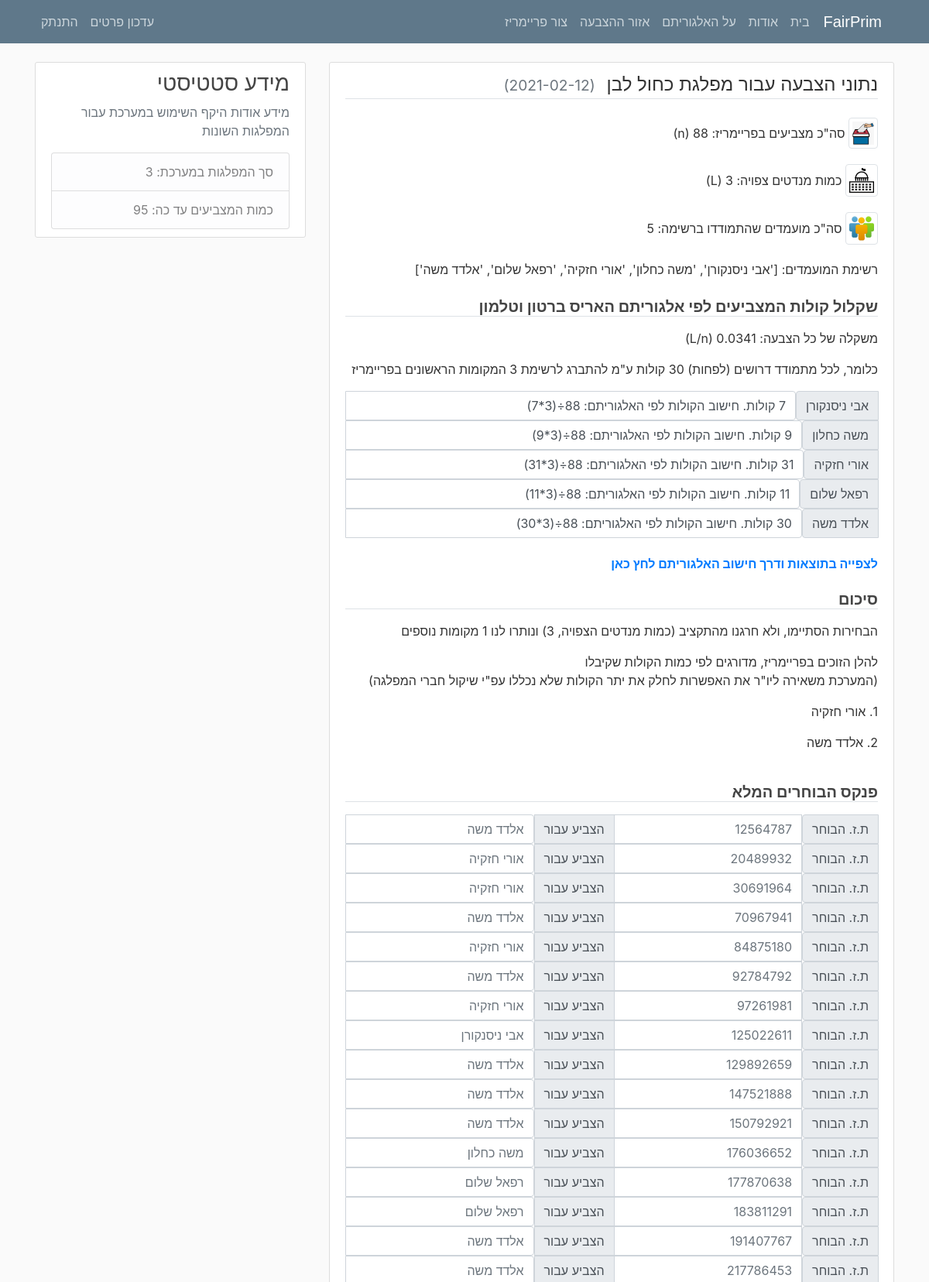
The app's page /voting (signed in, upper part) with its own data.
### FairPrim/models.py (models this page shows, shortened)
class Post(db.Model):
    id = db.Column(db.Integer, primary_key=True)
    title = db.Column(db.String(100), nullable=False)
    date_posted = db.Column(db.DateTime, nullable=False)
    content = db.Column(db.Text, nullable=False)
    members = db.Column(db.Text, nullable=False)
    user_id = db.Column(db.Integer, db.ForeignKey('user.id'), nullable=False)
    polls_predict = db.Column(db.Integer, nullable=True)
    voted_allow = db.Column(db.Integer, nullable=False, default=1)

class User(db.Model, UserMixin):
    id = db.Column(db.Integer, primary_key=True)
    username = db.Column(db.String(20), unique=True, nullable=False)
    party = db.Column(db.String(20), nullable=False)
    email = db.Column(db.String(100), unique=True, nullable=False)
    image_file = db.Column(db.String(20), nullable=False, default='default.png')
    party_image_file = db.Column(db.String(20), nullable=False, default='default.png')
    password = db.Column(db.String(60), nullable=False)
    post = db.relationship('Post', backref='author', lazy=True)

class Election(db.Model):
    id = db.Column(db.Integer, unique=True, primary_key=True)
    party = db.Column(db.String(20), nullable=False)
    member_voted = db.Column(db.String(8), nullable=False)
    user_id = db.Column(db.Integer, db.ForeignKey('user.id'), nullable=False)

### FairPrim/routes.py (the view)
@app.route('/voting', methods=['GET', 'POST'])
@login_required
def voting():
    open("FairPrim/static/party.txt", 'w').close()
    open("FairPrim/static/party_o.txt", 'w').close()
    posts = Post.query.filter_by(author=current_user).count()
    info = update_values()
    if posts > 0:
        posts = Post.query.filter_by(author=current_user)
        election = Election.query.filter_by(party=current_user.party)
        arr_info = get_info(posts.first(), election.all())
        if election.count() > 0:
            arr_info.insert(8, to_rem(arr_info, current_user.party, current_user.username))
            arr_info.insert(9, len(arr_info[8]))
            arr_info.insert(10, get_candidate_by_char(arr_info))
            edit_txt(arr_info)
        else:
            flash(' אין מידע להצגה, טרם התקבלו הצבעות בפריימריז', 'danger')
            return redirect(url_for('home'))
        return render_template('voting.html', author=current_user, info=arr_info, election=election, posts=posts,
                               total_info=info, avg=round(arr_info[5] / arr_info[3], 4),
                               max=math.ceil(1 / (arr_info[5] / arr_info[3])))
    else:
        flash('לא יצרת עדיין פריימריז', 'danger')
        return redirect(url_for('home'))

### FairPrim/models.py (called while the page is built)
@login_manager.user_loader
def load_user(user_id):
    return User.query.get(int(user_id))

### FairPrim/routes.py (called while the page is built)
def update_values():
    posts_count = Post.query.count()
    election_count = Election.query.count()
    return [posts_count, election_count]

def calculate_algo(post: Post):
    map_project_to_cost = {}
    for index_1, candidate in enumerate(post.members.split(', ')):
        for index_2, c in enumerate(ascii_lowercase):
            if index_1 == index_2:
                map_project_to_cost[c] = 1
    return map_project_to_cost

def to_rem(arr_info, party, username) -> list:
    return segal.run(arr_info[6], arr_info[7], arr_info[5],party, username)

def get_candidate_by_char(info):
    results = []
    for index, candidate in enumerate(info[6]):
        for winner in info[8]:
            if candidate == winner:
                results.append(info[1][index])
    return results

def get_candidate_value(candidate_dic: dict, candidate) -> str:
    return str(list(candidate_dic)[candidate])

def edit_txt(info):
    fin = open("FairPrim/static/party.txt", "rt")
    fout = open("FairPrim/static/party_o.txt", "wt")
    for line in fin:
        newline = line
        for index_1, c in enumerate(ascii_lowercase):
            if index_1 < len(info[1]):
                if line.__contains__(c):
                    newline = newline.replace(c, info[1][index_1]+" - ")
        fout.write(newline)
    fin.close()
    fout.close()

### FairPrim/segal.py (called while the page is built)
def powerset(iterable: list):
    "powerset([1,2,3]) --> () (1,) (2,) (3,) (1,2) (1,3) (2,3) (1,2,3)"
    s = list(iterable)
    return set(chain.from_iterable(combinations(s, r) for r in range(len(s) + 1)))

def run(map_project_to_cost, votes, limit, party, username):
    logger.setLevel(logging.INFO)
    return proportional_budgeting(map_project_to_cost, votes, limit, party, username)

### FairPrim/templates/voting.html
{% extends "layout.html" %}
{% block content %}
{% for post in posts %}
<div class="content-section">
    <fieldset class="form-group">
        <legend class="border-bottom mb-4">
            נתוני הצבעה עבור מפלגת {{post.author.party}}
            <small class="text-muted mr-2">({{ post.date_posted.strftime('%Y-%m-%d') }})</small>
        </legend>
        <div class="form-group">
            <p><img class="img-thumbnail mb-1"
                    src="{{url_for('static', filename='profile_pics/voters.png')}}"> סה"כ מצביעים בפריימריז: {{info[3]}} (n)</p>
            {% if post.polls_predict|int > 0 %}
            <p><img class="img-thumbnail mb-1"
                    src="{{url_for('static', filename='profile_pics/mandat.png')}}"> כמות מנדטים צפויה: {{post.polls_predict|int}} (L)</p>
            {% else %}
            <p><img class="img-thumbnail mb-1"
                    src="{{url_for('static', filename='profile_pics/mandat.png')}}"> אין מידע עבור כמות המנדטים הצפויה למפלגה. לכן התקציב (L) הוא כמספר המועמדים בפריימריז</p>
            {% endif %}
            <p><img class="img-thumbnail mb-1"
                    src="{{url_for('static', filename='profile_pics/users.png')}}"> סה"כ מועמדים שהתמודדו ברשימה: {{info[0]}}</p>
            <p>רשימת המועמדים: {{info[1]}} </p>
        </div>
        <fieldset class="form-group">
            <h5><b><p class="border-bottom mt-2"> שקלול קולות המצביעים לפי אלגוריתם האריס ברטון וטלמון</p></b></h5>
            <p>משקלה של כל הצבעה: {{avg}} (L/n)</p>
            <p>כלומר, לכל מתמודד דרושים (לפחות) {{max}} קולות ע"מ להתברג לרשימת {{info[5]}} המקומות הראשונים בפריימריז</p>
            {% for vote in info[2] %}
            <div class="input-group">
                <div class="input-group-prepend">
                    <span class="input-group-text" id="candidate">{{info[1][loop.index0]}}</span>
                </div>
                <span class="form-control"> {{vote}} קולות. חישוב הקולות לפי האלגוריתם: {{info[3]}}&divide;({{info[5]}}*{{vote}}) </span>
            </div>
            {% endfor %}
            <br>
            <h6><b><a class="mt-2" href="{{url_for('static', filename='party_o.txt')}}">לצפייה בתוצאות ודרך חישוב האלגוריתם לחץ כאן</a></b></h6>
            <h5><b><p class="border-bottom mt-4">סיכום</p></b></h5>
            <p>הבחירות הסתיימו, ולא חרגנו מהתקציב (כמות מנדטים הצפויה, {{info[5]}}) ונותרו לנו {{(info[5]-info[9])}} מקומות נוספים</p>
            <p>להלן הזוכים בפריימריז, מדורגים לפי כמות הקולות שקיבלו<br>
             (המערכת משאירה ליו"ר את האפשרות לחלק את יתר הקולות שלא נכללו עפ"י שיקול חברי המפלגה)</p>
            {% for winner in info[10] %}
            <p>{{loop.index}}. {{winner}}</p>
            {% endfor %}
        </fieldset>
        <h5><b><p class="border-bottom mt-4">פנקס הבוחרים המלא</p></b></h5>
        {% for voter in info[4] %}
        <fieldset class="input-group">
            <div class="input-group-prepend">
                <span class="input-group-text" id="id">ת.ז. הבוחר</span>
            </div>
            <input type="text" class="form-control" placeholder="{{voter[0]}}">
            <div class="input-group-prepend">
                <span class="input-group-text" id="member">הצביע עבור</span>
            </div>
            {% set votes = voter[1].split(',') %}
            {% for vote in votes %}
            <input type="text" class="form-control" placeholder="{{vote}}">
            {% endfor %}
        </fieldset>
        {% endfor %}
    </fieldset>
</div>
{% endfor %}
{% endblock content %}

### FairPrim/templates/layout.html (shortened to what this page needs)
<!DOCTYPE html>
<html dir="rtl" lang="he">
<head>
    <link rel="stylesheet" href="https://maxcdn.bootstrapcdn.com/bootstrap/4.0.0/css/bootstrap.min.css"
>
    <link rel="stylesheet" type="text/css" href="{{url_for('static', filename='main.css')}}">
</head>
<body>
<header class="site-header">
    <nav class="navbar navbar-expand-md navbar-dark bg-steel fixed-top">
        <div class="container">
            <a class="navbar-brand" href="/" style="font-family:Arial">FairPrim&ensp;</a>
            <div class="collapse navbar-collapse" id="navbarToggle">
                <div class="navbar-nav">
                    <a class="nav-item nav-link" href="{{url_for('home')}}">בית</a>
                    <a class="nav-item nav-link" href="{{url_for('about')}}">אודות</a>
                    <a class="nav-item nav-link" href="{{url_for('algorithm')}}">על האלגוריתם</a>
                    {% if current_user.is_authenticated %}
                    <a class="nav-item nav-link" href="{{url_for('voting')}}">אזור ההצבעה</a>
                    <a class="nav-item nav-link" href="{{url_for('create_post')}}">צור פריימריז</a>
                    {% endif %}
                </div>
                <div class="navbar-nav mr-auto">
                    {% if current_user.is_authenticated %}
                    <a class="nav-item nav-link" href="{{url_for('account')}}">עדכון פרטים</a>
                    <a class="nav-item nav-link" href="{{url_for('logout')}}">התנתק</a>
                    {% else %}
                    <a class="nav-item nav-link" href="{{url_for('login')}}">התחברות</a>
                    <a class="nav-item nav-link" href="{{url_for('signup')}}">משתמש חדש? הירשם כעת</a>
                    {% endif %}
                </div>
            </div>
        </div>
    </nav>
</header>
<main role="main" class="container">
    <div class="row">
        <div class="col-md-8">
            {% block content %}{% endblock %}
        </div>
        <div class="col-md-4">
            <div class="content-section">
                <h3>מידע סטטיסטי</h3>
                <p class='text-muted'>מידע אודות היקף השימוש במערכת עבור המפלגות השונות</p>
                <ul class="list-group" dir="ltr">
                    <li class="list-group-item list-group-item-light">{{total_info[0]}} :סך המפלגות במערכת</li>
                    <li class="list-group-item list-group-item-light">{{total_info[1]}} :כמות המצביעים עד כה </li>
                </ul>
            </div>
        </div>
    </div>
</main>
</body>
</html>

### FairPrim/static/main.css (style rules this page uses)
body { background: #fafafa; color: #333333; margin-top: 5rem; text-align: right; }
h1, h2, h3, h4, h5, h6 { color: #444444; text-align: right; }
.bg-steel { background-color: #5f788a; text-align: right; }
.site-header .navbar-nav .nav-link { color: #cbd5db; text-align: right; }
.content-section { background: #ffffff; padding: 10px 20px; border: 1px solid #dddddd; border-radius: 3px; margin-bottom: 20px; text-align: right; }

### records on screen
Post: author.party "כחול לבן", date_posted "2021-02-12", info "5", info "['אבי ניסנקורן', 'משה כחלון', 'אורי חזקיה', 'רפאל שלום', 'אלדד משה']", info "אבי ניסנקורן" "משה כחלון" "אורי חזקיה" "רפאל שלום" "אלדד משה", info "88" "88" "88" "88" "88", info "3" "3" "3" "3" "3", 2 "7" "9" "31" "11" "30", polls_predict "3", value "1", 10 "אורי חזקיה" "אלדד משה"
Election: id "12564787", votes "אלדד משה"
Election: id "20489932", votes "אורי חזקיה"
Election: id "30691964", votes "אורי חזקיה"
Election: id "70967941", votes "אלדד משה"
Election: id "84875180", votes "אורי חזקיה"
Election: id "92784792", votes "אלדד משה"
Election: id "97261981", votes "אורי חזקיה"
Election: id "125022611", votes "אבי ניסנקורן"
Election: id "129892659", votes "אלדד משה"
Election: id "147521888", votes "אלדד משה"
Election: id "150792921", votes "אלדד משה"
Election: id "176036652", votes "משה כחלון"
Election: id "177870638", votes "רפאל שלום"
Election: id "183811291", votes "רפאל שלום"
Election: id "191407767", votes "אלדד משה"
Election: id "217786453", votes "אלדד משה"

### other values on screen
{{ total_info[0] }} "3"
{{ total_info[1] }} "95"
